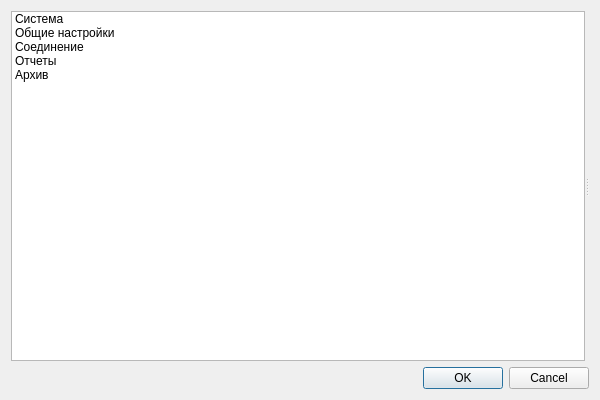
<?xml version="1.0" encoding="UTF-8"?>
<ui version="4.0">
 <class>GeneralSettingsDialog</class>
 <widget class="QDialog" name="GeneralSettingsDialog">
  <property name="geometry">
   <rect>
    <x>0</x>
    <y>0</y>
    <width>600</width>
    <height>400</height>
   </rect>
  </property>
  <property name="windowTitle">
   <string>Общие настройки системы</string>
  </property>
  <layout class="QVBoxLayout" name="verticalLayout">
   <item>
    <widget class="QSplitter" name="splitter">
     <property name="orientation">
      <enum>Qt::Horizontal</enum>
     </property>
     <widget class="QListWidget" name="categoryList">
      <item>
       <property name="text">
        <string>Система</string>
       </property>
      </item>
      <item>
       <property name="text">
        <string>Общие настройки</string>
       </property>
      </item>
      <item>
       <property name="text">
        <string>Соединение</string>
       </property>
      </item>
      <item>
       <property name="text">
        <string>Отчеты</string>
       </property>
      </item>
      <item>
       <property name="text">
        <string>Архив</string>
       </property>
      </item>
     </widget>
     <widget class="QStackedWidget" name="pagesStack">
      <widget class="QWidget" name="page_system"/>
      <widget class="QWidget" name="page_general"/>
      <widget class="QWidget" name="page_connection"/>
      <widget class="QWidget" name="page_reports"/>
      <widget class="QWidget" name="page_archive"/>
     </widget>
    </widget>
   </item>
   <item>
    <widget class="QDialogButtonBox" name="buttonBox">
     <property name="orientation">
      <enum>Qt::Horizontal</enum>
     </property>
     <property name="standardButtons">
      <set>QDialogButtonBox::Cancel|QDialogButtonBox::Ok</set>
     </property>
    </widget>
   </item>
  </layout>
 </widget>
 <resources/>
 <connections/>
</ui>
